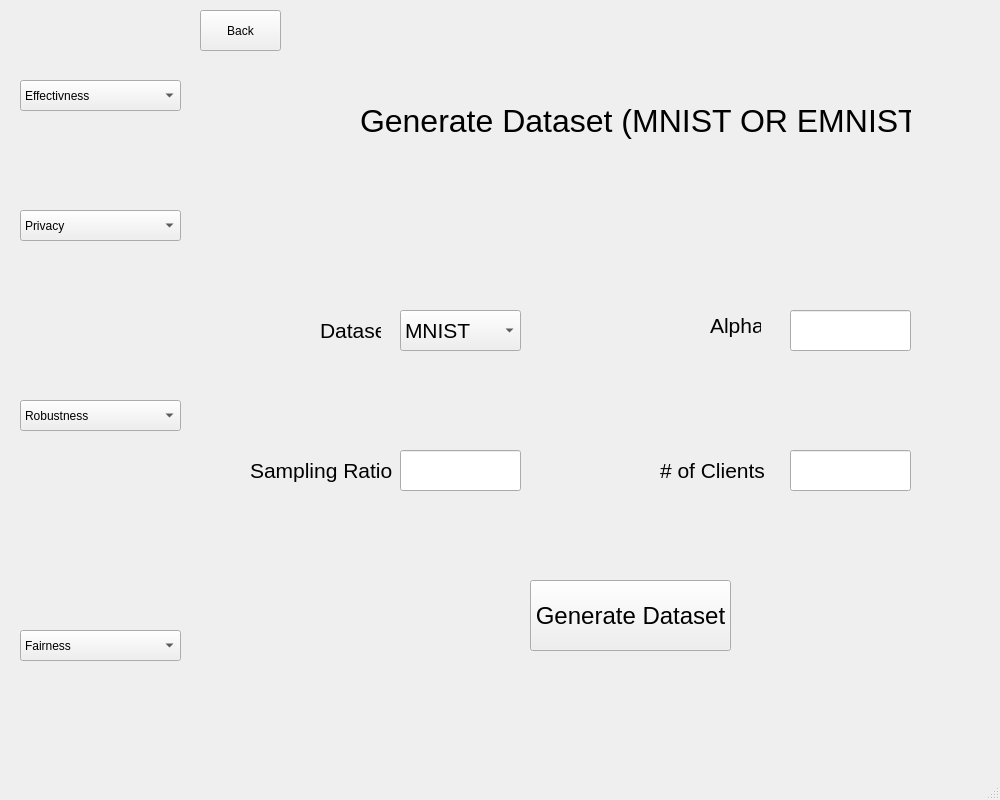
<?xml version="1.0" encoding="UTF-8"?>
<ui version="4.0">
 <class>MainWindow</class>
 <widget class="QMainWindow" name="MainWindow">
  <property name="geometry">
   <rect>
    <x>0</x>
    <y>0</y>
    <width>1000</width>
    <height>800</height>
   </rect>
  </property>
  <property name="minimumSize">
   <size>
    <width>1000</width>
    <height>800</height>
   </size>
  </property>
  <property name="maximumSize">
   <size>
    <width>1000</width>
    <height>800</height>
   </size>
  </property>
  <property name="windowTitle">
   <string>MainWindow</string>
  </property>
  <widget class="QWidget" name="centralwidget">
   <widget class="QWidget" name="widget_2" native="true">
    <property name="geometry">
     <rect>
      <x>0</x>
      <y>0</y>
      <width>191</width>
      <height>801</height>
     </rect>
    </property>
    <widget class="QComboBox" name="effectivenessBox">
     <property name="geometry">
      <rect>
       <x>20</x>
       <y>80</y>
       <width>161</width>
       <height>31</height>
      </rect>
     </property>
     <item>
      <property name="text">
       <string>Effectivness</string>
      </property>
     </item>
     <item>
      <property name="text">
       <string>Data-Free Knowledge</string>
      </property>
     </item>
    </widget>
    <widget class="QComboBox" name="privacyBox">
     <property name="geometry">
      <rect>
       <x>20</x>
       <y>210</y>
       <width>161</width>
       <height>31</height>
      </rect>
     </property>
     <item>
      <property name="text">
       <string>Privacy</string>
      </property>
     </item>
     <item>
      <property name="text">
       <string>Inverting Gradients</string>
      </property>
     </item>
    </widget>
    <widget class="QComboBox" name="robustnessBox">
     <property name="geometry">
      <rect>
       <x>20</x>
       <y>400</y>
       <width>161</width>
       <height>31</height>
      </rect>
     </property>
     <item>
      <property name="text">
       <string>Robustness</string>
      </property>
     </item>
     <item>
      <property name="text">
       <string>Backdoor Attacks</string>
      </property>
     </item>
     <item>
      <property name="text">
       <string>Data Poisoning Attacks</string>
      </property>
     </item>
     <item>
      <property name="text">
       <string>Model Poisoning Attacks</string>
      </property>
     </item>
     <item>
      <property name="text">
       <string>Byzantine Attacks</string>
      </property>
     </item>
     <item>
      <property name="text">
       <string>Free-rider Attacks</string>
      </property>
     </item>
     <item>
      <property name="text">
       <string>Inference Attacks</string>
      </property>
     </item>
     <item>
      <property name="text">
       <string>Byzantine Robustness</string>
      </property>
     </item>
     <item>
      <property name="text">
       <string>Sybil Robustness</string>
      </property>
     </item>
     <item>
      <property name="text">
       <string>Certified Robustness</string>
      </property>
     </item>
    </widget>
    <widget class="QComboBox" name="fairnessBox">
     <property name="geometry">
      <rect>
       <x>20</x>
       <y>630</y>
       <width>161</width>
       <height>31</height>
      </rect>
     </property>
     <item>
      <property name="text">
       <string>Fairness</string>
      </property>
     </item>
     <item>
      <property name="text">
       <string>Fair Averaging</string>
      </property>
     </item>
    </widget>
   </widget>
   <widget class="QStackedWidget" name="stackedWidget">
    <property name="geometry">
     <rect>
      <x>180</x>
      <y>-10</y>
      <width>901</width>
      <height>801</height>
     </rect>
    </property>
    <property name="currentIndex">
     <number>1</number>
    </property>
    <widget class="QWidget" name="home_page">
     <widget class="QLabel" name="label_9">
      <property name="geometry">
       <rect>
        <x>60</x>
        <y>280</y>
        <width>711</width>
        <height>91</height>
       </rect>
      </property>
      <property name="font">
       <font>
        <pointsize>26</pointsize>
       </font>
      </property>
      <property name="text">
       <string>Welcome to Trustworthy Federated Learning!</string>
      </property>
     </widget>
     <widget class="QLabel" name="label_8">
      <property name="geometry">
       <rect>
        <x>60</x>
        <y>370</y>
        <width>681</width>
        <height>81</height>
       </rect>
      </property>
      <property name="font">
       <font>
        <pointsize>12</pointsize>
       </font>
      </property>
      <property name="text">
       <string>To get started, please choose one of the experiements from the dropdown lists to the left!</string>
      </property>
      <property name="textFormat">
       <enum>Qt::RichText</enum>
      </property>
      <property name="alignment">
       <set>Qt::AlignCenter</set>
      </property>
      <property name="wordWrap">
       <bool>true</bool>
      </property>
     </widget>
    </widget>
    <widget class="QWidget" name="effectivenessPage">
     <widget class="QLabel" name="title">
      <property name="geometry">
       <rect>
        <x>180</x>
        <y>80</y>
        <width>551</width>
        <height>101</height>
       </rect>
      </property>
      <property name="font">
       <font>
        <pointsize>24</pointsize>
       </font>
      </property>
      <property name="text">
       <string>Generate Dataset (MNIST OR EMNIST)</string>
      </property>
     </widget>
     <widget class="QComboBox" name="eff_dataset_combobox">
      <property name="geometry">
       <rect>
        <x>220</x>
        <y>320</y>
        <width>121</width>
        <height>41</height>
       </rect>
      </property>
      <property name="font">
       <font>
        <pointsize>16</pointsize>
       </font>
      </property>
      <item>
       <property name="text">
        <string>MNIST</string>
       </property>
      </item>
      <item>
       <property name="text">
        <string>EMNIST</string>
       </property>
      </item>
     </widget>
     <widget class="QLineEdit" name="ratio_line">
      <property name="geometry">
       <rect>
        <x>220</x>
        <y>460</y>
        <width>121</width>
        <height>41</height>
       </rect>
      </property>
      <property name="font">
       <font>
        <pointsize>16</pointsize>
       </font>
      </property>
      <property name="text">
       <string/>
      </property>
     </widget>
     <widget class="QLabel" name="dataset_label">
      <property name="geometry">
       <rect>
        <x>140</x>
        <y>320</y>
        <width>61</width>
        <height>41</height>
       </rect>
      </property>
      <property name="font">
       <font>
        <pointsize>16</pointsize>
       </font>
      </property>
      <property name="text">
       <string>Dataset</string>
      </property>
     </widget>
     <widget class="QLabel" name="SamplingRatio_label">
      <property name="geometry">
       <rect>
        <x>70</x>
        <y>460</y>
        <width>151</width>
        <height>41</height>
       </rect>
      </property>
      <property name="font">
       <font>
        <pointsize>16</pointsize>
       </font>
      </property>
      <property name="text">
       <string>Sampling Ratio</string>
      </property>
     </widget>
     <widget class="QLabel" name="alpha_label">
      <property name="geometry">
       <rect>
        <x>530</x>
        <y>320</y>
        <width>51</width>
        <height>31</height>
       </rect>
      </property>
      <property name="font">
       <font>
        <pointsize>16</pointsize>
       </font>
      </property>
      <property name="text">
       <string>Alpha</string>
      </property>
     </widget>
     <widget class="QLineEdit" name="alpha_line">
      <property name="geometry">
       <rect>
        <x>610</x>
        <y>320</y>
        <width>121</width>
        <height>41</height>
       </rect>
      </property>
      <property name="font">
       <font>
        <pointsize>16</pointsize>
       </font>
      </property>
      <property name="text">
       <string/>
      </property>
     </widget>
     <widget class="QLabel" name="clients_label">
      <property name="geometry">
       <rect>
        <x>480</x>
        <y>460</y>
        <width>131</width>
        <height>41</height>
       </rect>
      </property>
      <property name="font">
       <font>
        <pointsize>16</pointsize>
       </font>
      </property>
      <property name="text">
       <string># of Clients</string>
      </property>
     </widget>
     <widget class="QLineEdit" name="client_line">
      <property name="geometry">
       <rect>
        <x>610</x>
        <y>460</y>
        <width>121</width>
        <height>41</height>
       </rect>
      </property>
      <property name="font">
       <font>
        <pointsize>16</pointsize>
       </font>
      </property>
      <property name="text">
       <string/>
      </property>
     </widget>
     <widget class="QPushButton" name="pushButton">
      <property name="geometry">
       <rect>
        <x>350</x>
        <y>590</y>
        <width>201</width>
        <height>71</height>
       </rect>
      </property>
      <property name="font">
       <font>
        <pointsize>18</pointsize>
       </font>
      </property>
      <property name="text">
       <string>Generate Dataset</string>
      </property>
     </widget>
     <widget class="QLabel" name="updateLabel">
      <property name="geometry">
       <rect>
        <x>310</x>
        <y>230</y>
        <width>271</width>
        <height>41</height>
       </rect>
      </property>
      <property name="font">
       <font>
        <pointsize>12</pointsize>
       </font>
      </property>
      <property name="text">
       <string/>
      </property>
      <property name="alignment">
       <set>Qt::AlignCenter</set>
      </property>
     </widget>
     <widget class="QPushButton" name="back_btn">
      <property name="geometry">
       <rect>
        <x>20</x>
        <y>20</y>
        <width>81</width>
        <height>41</height>
       </rect>
      </property>
      <property name="text">
       <string>Back</string>
      </property>
     </widget>
     <widget class="QLabel" name="updateLabel_2">
      <property name="geometry">
       <rect>
        <x>280</x>
        <y>180</y>
        <width>321</width>
        <height>41</height>
       </rect>
      </property>
      <property name="font">
       <font>
        <pointsize>12</pointsize>
       </font>
      </property>
      <property name="text">
       <string/>
      </property>
      <property name="alignment">
       <set>Qt::AlignCenter</set>
      </property>
     </widget>
    </widget>
    <widget class="QWidget" name="effRunPage">
     <widget class="QProgressBar" name="progressBar">
      <property name="geometry">
       <rect>
        <x>50</x>
        <y>200</y>
        <width>701</width>
        <height>61</height>
       </rect>
      </property>
      <property name="value">
       <number>24</number>
      </property>
     </widget>
     <widget class="QLabel" name="label_2">
      <property name="geometry">
       <rect>
        <x>420</x>
        <y>200</y>
        <width>91</width>
        <height>51</height>
       </rect>
      </property>
      <property name="font">
       <font>
        <pointsize>18</pointsize>
       </font>
      </property>
      <property name="text">
       <string>0%</string>
      </property>
     </widget>
     <widget class="QLabel" name="label_3">
      <property name="geometry">
       <rect>
        <x>240</x>
        <y>360</y>
        <width>131</width>
        <height>81</height>
       </rect>
      </property>
      <property name="text">
       <string>Average Global Accuracy</string>
      </property>
     </widget>
     <widget class="QLabel" name="label_4">
      <property name="geometry">
       <rect>
        <x>240</x>
        <y>500</y>
        <width>131</width>
        <height>81</height>
       </rect>
      </property>
      <property name="text">
       <string>Average Global Loss</string>
      </property>
     </widget>
     <widget class="QLabel" name="label_5">
      <property name="geometry">
       <rect>
        <x>490</x>
        <y>360</y>
        <width>71</width>
        <height>91</height>
       </rect>
      </property>
      <property name="text">
       <string>TextLabel</string>
      </property>
     </widget>
     <widget class="QLabel" name="label_6">
      <property name="geometry">
       <rect>
        <x>500</x>
        <y>500</y>
        <width>101</width>
        <height>71</height>
       </rect>
      </property>
      <property name="text">
       <string>TextLabel</string>
      </property>
     </widget>
     <widget class="QLabel" name="label_7">
      <property name="geometry">
       <rect>
        <x>250</x>
        <y>60</y>
        <width>411</width>
        <height>101</height>
       </rect>
      </property>
      <property name="font">
       <font>
        <pointsize>20</pointsize>
       </font>
      </property>
      <property name="text">
       <string>Effectiveness Experiment</string>
      </property>
     </widget>
     <widget class="QPushButton" name="back_btn_2">
      <property name="geometry">
       <rect>
        <x>30</x>
        <y>20</y>
        <width>81</width>
        <height>41</height>
       </rect>
      </property>
      <property name="text">
       <string>Back</string>
      </property>
     </widget>
    </widget>
    <widget class="QWidget" name="privacypage"/>
    <widget class="QWidget" name="robustness_backdoor"/>
    <widget class="QWidget" name="fairnesspage"/>
   </widget>
  </widget>
  <widget class="QMenuBar" name="menubar">
   <property name="geometry">
    <rect>
     <x>0</x>
     <y>0</y>
     <width>1000</width>
     <height>21</height>
    </rect>
   </property>
  </widget>
  <widget class="QStatusBar" name="statusbar"/>
 </widget>
 <resources/>
 <connections/>
</ui>
